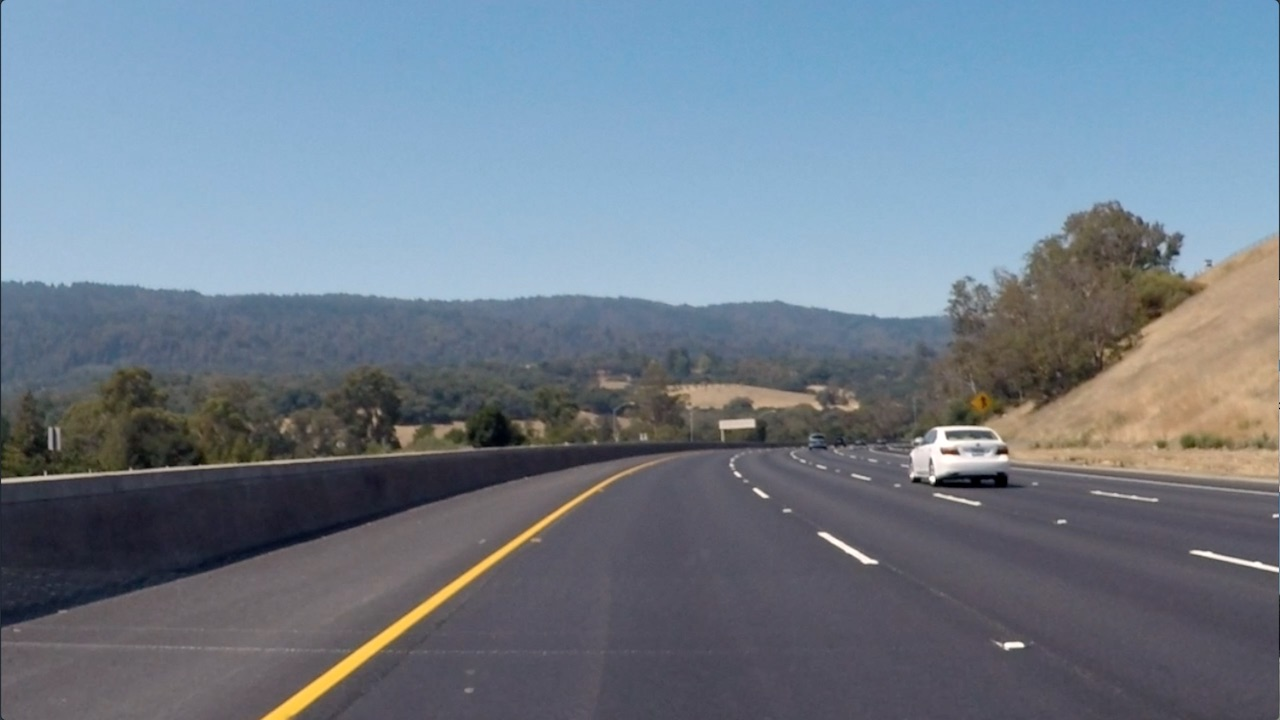
#> input picture convulation-nn/data2/curved_lane.jpg, 1280 x 720 px
$ jupyter execute --allow-errors custom_filters.ipynb   (shell and % lines are left out)
#> lines starting #> are read from the running program, lines starting #| are printed output that depends on the picture
# Creating a Filter, Edge Detection

### Import resources and display image

[cell 1]
import matplotlib.pyplot as plt
import matplotlib.image as mpimg

import cv2
import numpy as np


# Read in the image
image = mpimg.imread('data2/curved_lane.jpg')
#> image is the input picture: shape (720, 1280, 3); mean R, G, B 112.1, 125, 138.7

plt.imshow(image)

### Convert the image to grayscale

[cell 2]
# Convert to grayscale for filtering
gray = cv2.cvtColor(image, cv2.COLOR_RGB2GRAY)
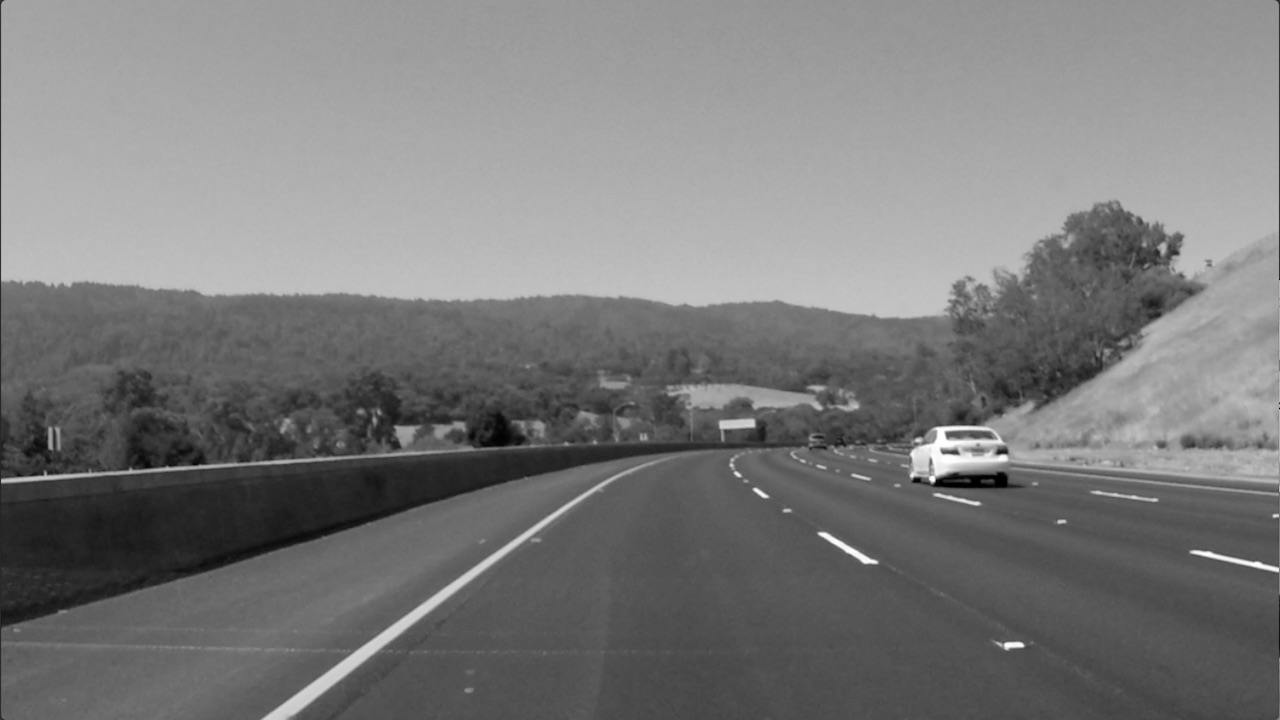
#> gray: shape (720, 1280); min 0, max 255, mean 122.7

plt.imshow(gray, cmap='gray')

### TODO: Create a custom kernel

Below, you've been given one common type of edge detection filter: a Sobel operator.

The Sobel filter is very commonly used in edge detection and in finding patterns in intensity in an image. Applying a Sobel filter to an image is a way of **taking (an approximation) of the derivative of the image** in the x or y direction, separately. The operators look as follows.

**It's up to you to create a Sobel x operator and apply it to the given image.**

For a challenge, see if you can put the image through a series of filters: first one that blurs the image (takes an average of pixels), and then one that detects the edges.

#> (a cell that did not finish here is left out)

### Test out other filters!

You're encouraged to create other kinds of filters and apply them to see what happens! As an **optional exercise**, try the following:
* Create a filter with decimal value weights.
* Create a 5x5 filter
* Apply your filters to the other images in the `images` directory.

[cell 4]
filter_5 = np.ones([5,5], dtype=int)
filter_5 =filter_5/25

img2 = mpimg.imread('data2/bridge_trees_example.jpg')
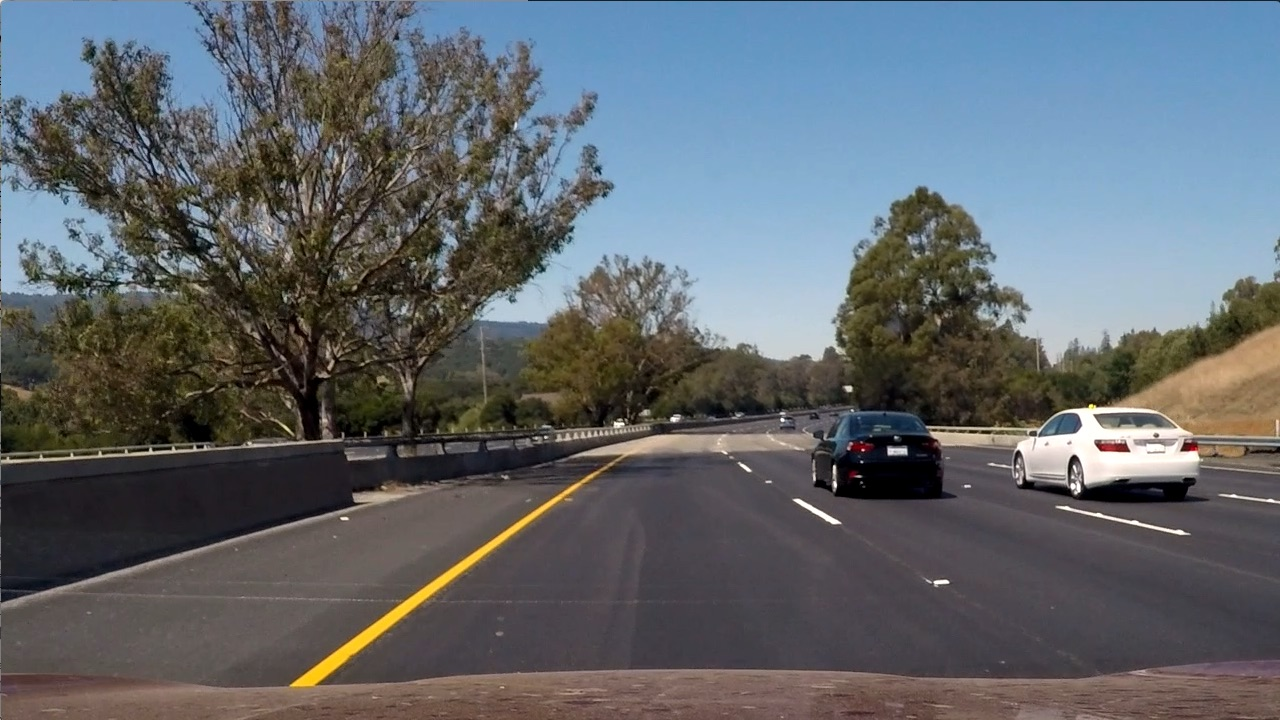
#> input picture convulation-nn/data2/bridge_trees_example.jpg, 1280 x 720 px
#> img2 is the input picture: shape (720, 1280, 3); mean R, G, B 97, 102.6, 107.9

filter_img = cv2.filter2D(img2, -1, filter_5)

plt.imshow(filter_img, cmap='gray')
